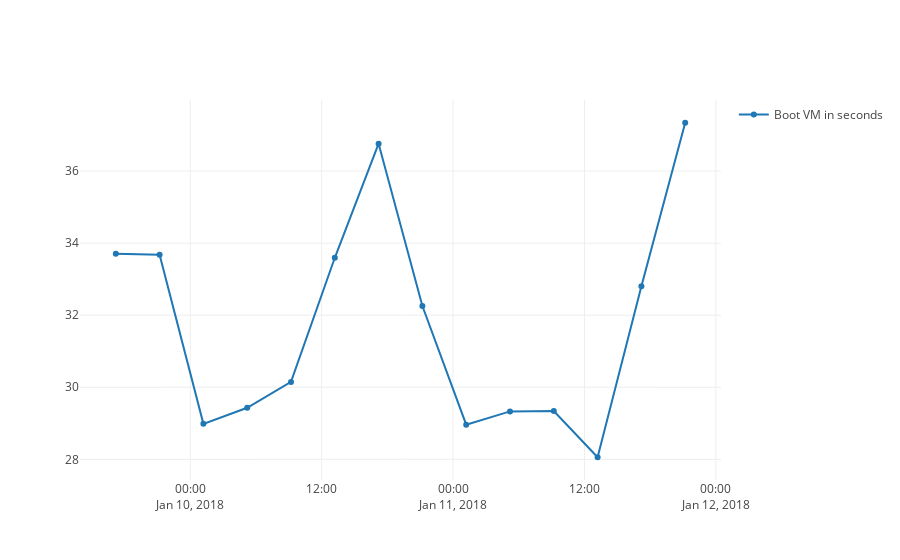

The cell this chart's notebook holds for it:
### Code cell
iplot(plot_boot)

### Figure 1 — Plotly figure (JSON) as saved in the notebook; plotly's stock layout.template omitted (floating-point values rounded to 4 significant figures)
{"data": [{"name": "Boot VM in seconds", "type": "scatter", "x": ["2018-01-09T17:12:00", "2018-01-09T21:12:00", "2018-01-10T01:12:00", "2018-01-10T05:12:00", "2018-01-10T09:12:00", "2018-01-10T13:12:00", "2018-01-10T17:12:00", "2018-01-10T21:12:00", "2018-01-11T01:12:00", "2018-01-11T05:12:00", "2018-01-11T09:12:00", "2018-01-11T13:12:00", "2018-01-11T17:12:00", "2018-01-11T21:12:00"], "y": [33.7, 33.68, 28.98, 29.43, 30.15, 33.59, 36.76, 32.26, 28.96, 29.33, 29.34, 28.06, 32.81, 37.34]}], "layout": {"showlegend": true}}
